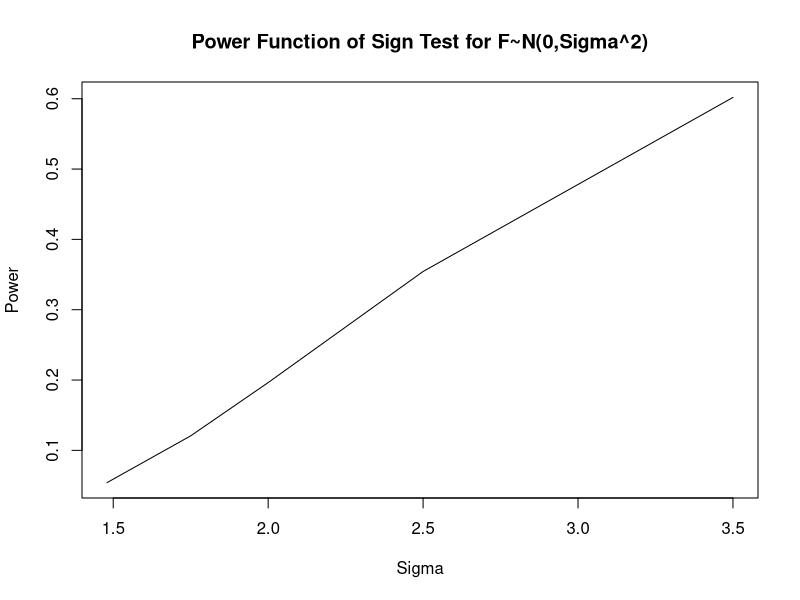

Reproduce this figure in R.
setwd("/home/ed/Dropbox/MATH352")

k <- c(8,9,10)
alpha <- sum(dbinom(k,10,0.5))
# this is power at null a.k.a. the alpha level

# so what happens as p increases?
alpha.star <- sum(dbinom(k,10,0.75))

# if we know underlying F, we can use this to determine actual p 
# and then determine the prob(reject null) under this condition

# get probability
F0<-2*pnorm(-1,sd=1.48)
F1<-2*pnorm(-1,sd=1.75) #prob that abs(x)>1 given sig
F2<-2*pnorm(-1,sd=2.0)
F3<-2*pnorm(-1,sd=2.5)
F4<-2*pnorm(-1,sd=3.5)

# get power (same rejection region)
B0 <- sum(dbinom(k,10,F0))
B1 <- sum(dbinom(k,10,F1))
B2 <- sum(dbinom(k,10,F2))
B3 <- sum(dbinom(k,10,F3))
B4 <- sum(dbinom(k,10,F4))

# plot power
pdf("assign4_power.pdf")
plot(c(1.48,1.75,2.0,2.5,3.5),c(B0,B1,B2,B3,B4),xlab="Sigma",
	ylab="Power",type="l",main="Power Function of Sign Test for F~N(0,Sigma^2)")
dev.off()
